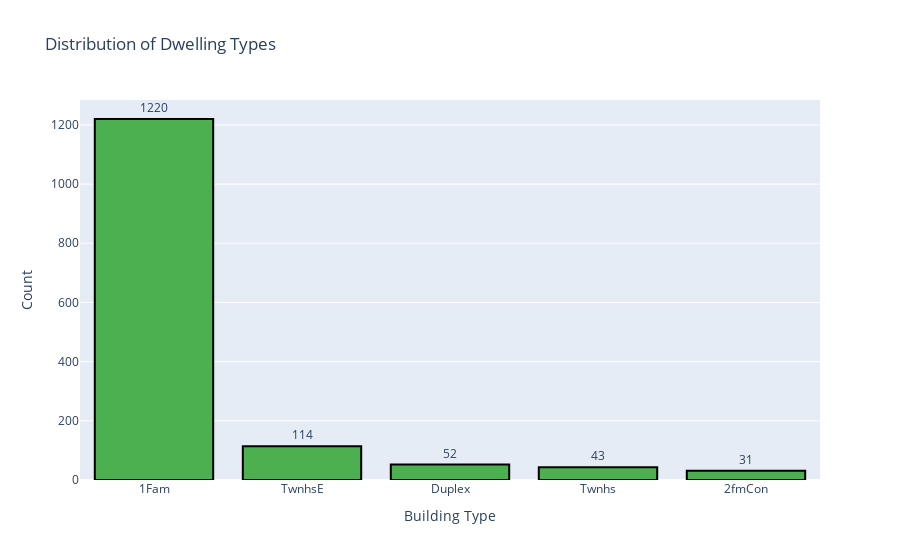
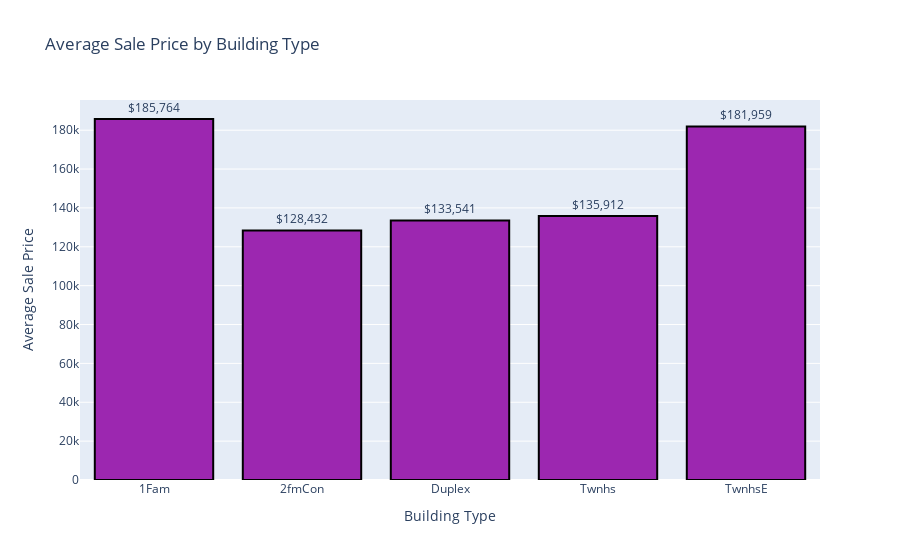

Source (notebook cell) for these figures, in order:
### Markdown cell above
## 🔍 Key Questions to Explore in the Data
Understanding what drives housing prices is critical for building an accurate predictive model. Below are the key business and analytical questions I aim to explore in this section:
 
1. What is the distribution of dwelling types, and how do they relate to sale prices?
2. Does residential zoning impact sale price?
3. Do street and alley access types influence sale price?
4. How does the property's physical shape and contour affect its market value?
5. Is there a correlation between property age and sale price?
6. How strongly is living area associated with sale price?
7. Do sale prices show any temporal trends over the years?

### Code cell
# 1. Distribution of Dwelling Types and Their Relation to Sale Prices
import plotly.graph_objects as go
import plotly.express as px
import numpy as np

# Dwelling types distribution and average prices
dwelling_types = df['BldgType'].value_counts()
dwelling_prices = df.groupby('BldgType')['SalePrice'].mean()
formatted_dwelling_prices = ['$' + f'{value:,.0f}' for value in dwelling_prices.values]

fig1 = go.Figure([go.Bar(x=dwelling_types.index, y=dwelling_types.values,
                         text=dwelling_types.values, textposition='outside', 
                         marker=dict(color='rgb(76, 175, 80)', line=dict(color='black', width=2)))])
fig1.update_layout(title='Distribution of Dwelling Types', xaxis_title='Building Type', yaxis_title='Count')

fig2 = go.Figure([go.Bar(x=dwelling_prices.index, y=dwelling_prices.values,
                         text=formatted_dwelling_prices, textposition='outside',
                         marker=dict(color='rgb(156, 39, 176)', line=dict(color='black', width=2)))])
fig2.update_layout(title='Average Sale Price by Building Type', xaxis_title='Building Type', yaxis_title='Average Sale Price')

fig1.show()
fig2.show()

### Figure 1 — Plotly figure (JSON) as saved in the notebook; plotly's stock layout.template omitted (floating-point values rounded to 4 significant figures)
{"data": [{"marker": {"color": "rgb(76, 175, 80)", "line": {"color": "black", "width": 2}}, "text": [1220.0, 114.0, 52.0, 43.0, 31.0], "textposition": "outside", "type": "bar", "x": ["1Fam", "TwnhsE", "Duplex", "Twnhs", "2fmCon"], "y": [1220, 114, 52, 43, 31]}], "layout": {"title": {"text": "Distribution of Dwelling Types"}, "xaxis": {"title": {"text": "Building Type"}}, "yaxis": {"title": {"text": "Count"}}}}

### Figure 2 — Plotly figure (JSON) as saved in the notebook; plotly's stock layout.template omitted (floating-point values rounded to 4 significant figures)
{"data": [{"marker": {"color": "rgb(156, 39, 176)", "line": {"color": "black", "width": 2}}, "text": ["$185,764", "$128,432", "$133,541", "$135,912", "$181,959"], "textposition": "outside", "type": "bar", "x": ["1Fam", "2fmCon", "Duplex", "Twnhs", "TwnhsE"], "y": [185800.0, 128400.0, 133500.0, 135900.0, 182000.0]}], "layout": {"title": {"text": "Average Sale Price by Building Type"}, "xaxis": {"title": {"text": "Building Type"}}, "yaxis": {"title": {"text": "Average Sale Price"}}}}
